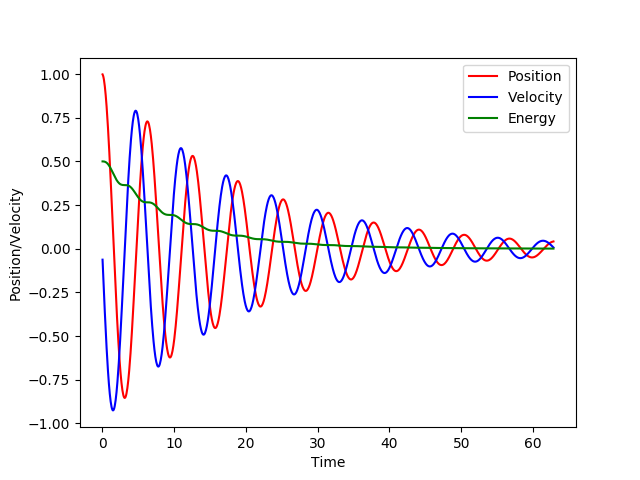

Write Python code to recreate this figure.
#!/usr/plocal/bin/python3
import numpy as np
import matplotlib.pyplot as plt

t, x, v, e = np.loadtxt('sho.txt', unpack=True)

plt.plot(t,x, 'r', label='Position')
plt.plot(t,v, 'b', label='Velocity')
plt.plot(t,e, 'g', label='Energy')
plt.xlabel('Time')
plt.ylabel('Position/Velocity')

plt.legend()

#plt.show()
plt.savefig('sho.png')
